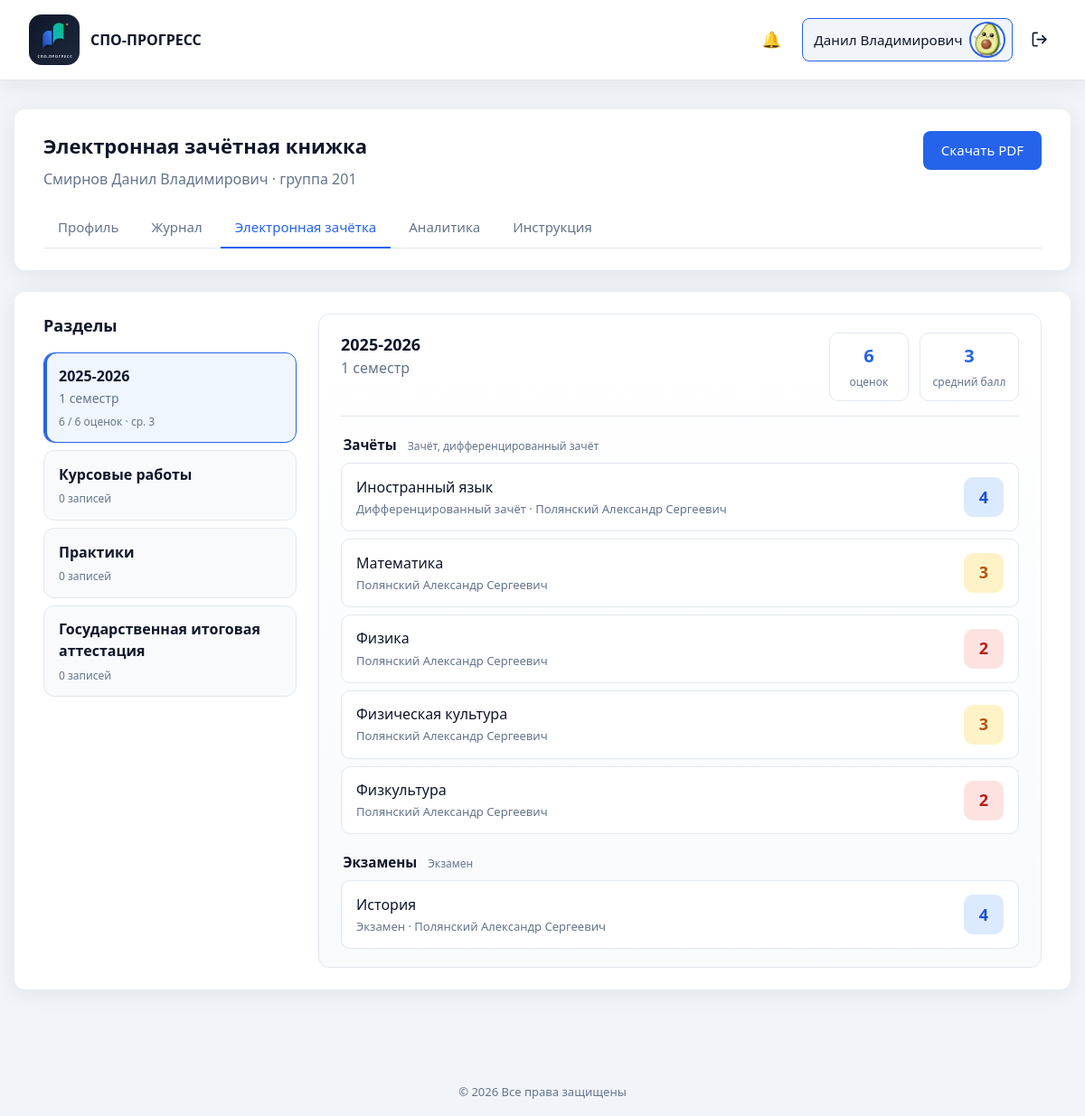
Page /student/record_book.php (signed in) on the earlier database version.
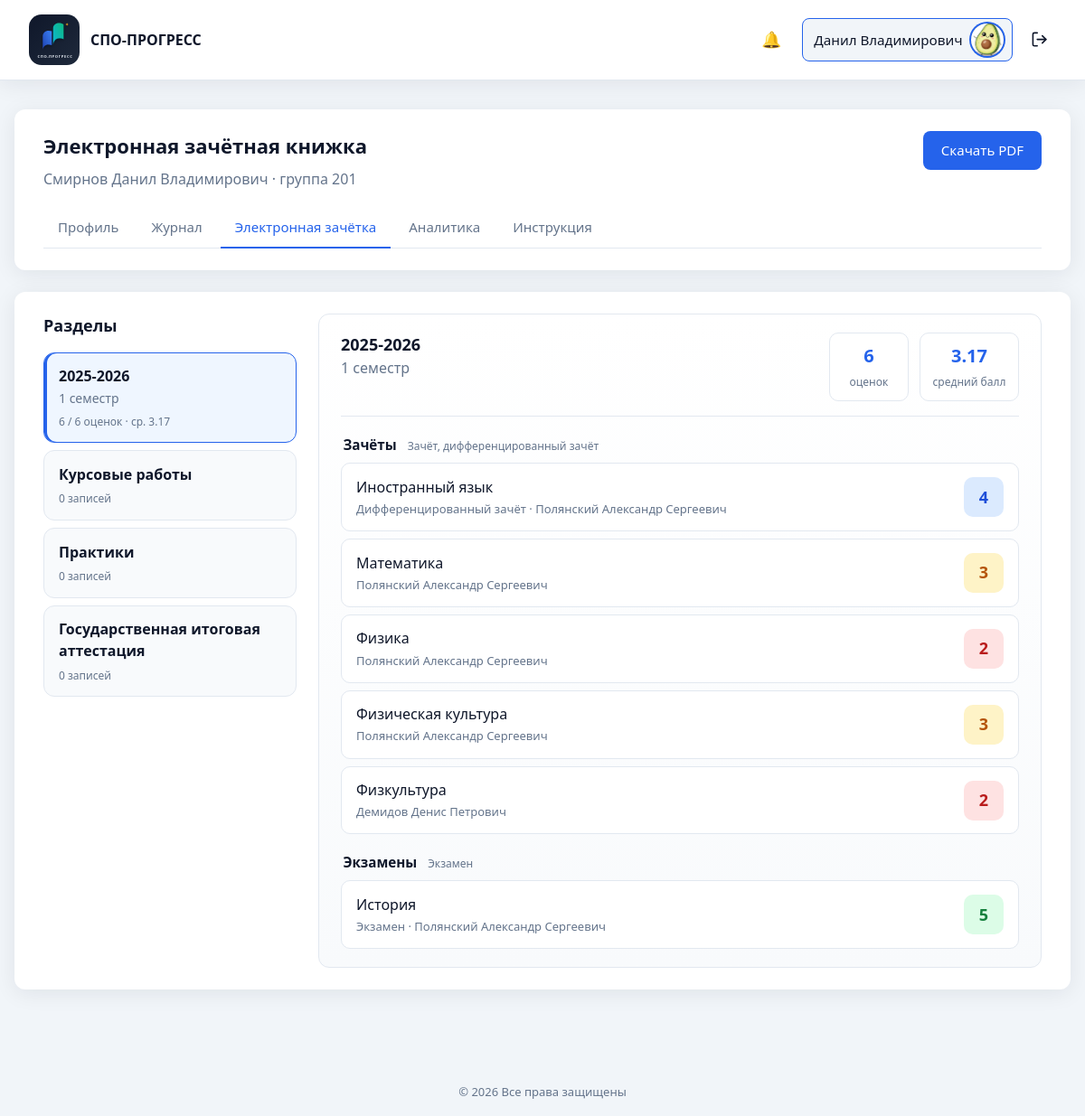
Same page on the later database version.
### tables this page shows
CREATE TABLE `users` (
  `id` int UNSIGNED NOT NULL,
  `email` varchar(255) NOT NULL,
  `password_hash` varchar(255) NOT NULL,
  `password_plain` varchar(64) DEFAULT NULL,
  `full_name` varchar(255) NOT NULL,
  `phone` varchar(50) NOT NULL DEFAULT '',
  `position` varchar(255) NOT NULL DEFAULT '',
  `education` varchar(500) NOT NULL DEFAULT '',
  `additional_info` text,
  `avatar` varchar(255) NOT NULL DEFAULT 'icon:default',
  `role` enum('admin','teacher','student') NOT NULL DEFAULT 'teacher',
  `is_active` tinyint(1) NOT NULL DEFAULT '1',
  `created_at` datetime NOT NULL DEFAULT CURRENT_TIMESTAMP,
  `updated_at` datetime NOT NULL DEFAULT CURRENT_TIMESTAMP ON UPDATE CURRENT_TIMESTAMP
);

CREATE TABLE `students` (
  `id` int UNSIGNED NOT NULL,
  `group_id` int UNSIGNED NOT NULL,
  `user_id` int UNSIGNED DEFAULT NULL,
  `full_name` varchar(255) NOT NULL,
  `phone` varchar(50) NOT NULL DEFAULT '',
  `snils` varchar(14) NOT NULL DEFAULT '',
  `birth_date` date DEFAULT NULL,
  `gender` enum('male','female') DEFAULT NULL,
  `mother_name` varchar(255) NOT NULL DEFAULT '',
  `mother_phone` varchar(50) NOT NULL DEFAULT '',
  `mother_workplace` varchar(500) NOT NULL DEFAULT '',
  `father_name` varchar(255) NOT NULL DEFAULT '',
  `father_phone` varchar(50) NOT NULL DEFAULT '',
  `father_workplace` varchar(500) NOT NULL DEFAULT '',
  `address_registered` varchar(500) NOT NULL DEFAULT '',
  `address_region` varchar(255) NOT NULL DEFAULT '',
  `address_district` varchar(255) NOT NULL DEFAULT '',
  `address_locality` varchar(255) NOT NULL DEFAULT '',
  `address_street` varchar(255) NOT NULL DEFAULT '',
  `address_house` varchar(50) NOT NULL DEFAULT '',
  `address_actual` varchar(500) NOT NULL DEFAULT '',
  `district` varchar(255) NOT NULL DEFAULT '',
  `is_low_income` tinyint(1) NOT NULL DEFAULT '0',
  `family_type` enum('complete','no_father','no_mother') DEFAULT NULL,
  `siblings_under_18` tinyint UNSIGNED NOT NULL DEFAULT '0',
  `residence_type` enum('family','dormitory','apartment') DEFAULT NULL,
  `is_nonresident` tinyint(1) NOT NULL DEFAULT '0',
  `without_parental_care` tinyint(1) NOT NULL DEFAULT '0',
  `created_at` datetime NOT NULL DEFAULT CURRENT_TIMESTAMP,
  `updated_at` datetime NOT NULL DEFAULT CURRENT_TIMESTAMP ON UPDATE CURRENT_TIMESTAMP
);

CREATE TABLE `study_groups` (
  `id` int UNSIGNED NOT NULL,
  `number` varchar(50) NOT NULL,
  `specialty_id` int UNSIGNED NOT NULL,
  `curator_id` int UNSIGNED DEFAULT NULL,
  `created_at` datetime NOT NULL DEFAULT CURRENT_TIMESTAMP,
  `updated_at` datetime NOT NULL DEFAULT CURRENT_TIMESTAMP ON UPDATE CURRENT_TIMESTAMP
);

CREATE TABLE `student_record_book` (
  `id` int UNSIGNED NOT NULL,
  `student_id` int UNSIGNED NOT NULL,
  `academic_year` varchar(9) NOT NULL,
  `semester` enum('1','2') NOT NULL,
  `curriculum_item_id` int UNSIGNED NOT NULL,
  `subject_name` varchar(255) NOT NULL,
  `teacher_name` varchar(255) NOT NULL DEFAULT '',
  `attestation_form` varchar(20) NOT NULL DEFAULT '',
  `grade` tinyint UNSIGNED DEFAULT NULL,
  `updated_at` datetime NOT NULL DEFAULT CURRENT_TIMESTAMP ON UPDATE CURRENT_TIMESTAMP
);

### includes/migrations.php (called while the page is built, shortened)
<?php
function ensure_user_roles_schema(PDO $pdo): void
{
    $done = true;
    $stmt = $pdo->query("SHOW TABLES LIKE 'user_roles'");
    if ($stmt->fetch()) {
        return;
    }
}
function ensure_organization_schema(PDO $pdo): void
{
    $done = true;
    $stmt = $pdo->query("SHOW TABLES LIKE 'organization'");
    if ($stmt->fetch()) {
        return;
    }
}
function run_migrations(PDO $pdo): void
{
    ensure_user_roles_schema($pdo);
    ensure_organization_schema($pdo);
    ensure_curriculum_schema($pdo);
    ensure_students_schema($pdo);
    ensure_gradebook_schema($pdo);
    ensure_attendance_schema($pdo);
    ensure_journal_schema($pdo);
    ensure_journal_brs_schema($pdo);
    ensure_ktp_schema($pdo);
}
function ensure_students_schema(PDO $pdo): void
{
    $done = true;
    $curatorCol = $pdo->query("SHOW COLUMNS FROM study_groups LIKE 'curator_id'")->fetch();
    $stmt = $pdo->query("SHOW TABLES LIKE 'students'");
    if ($stmt->fetch()) {
        return;
    }
}
function ensure_curriculum_schema(PDO $pdo): void
{
    $done = true;
    $stmt = $pdo->query("SHOW TABLES LIKE 'subjects'");
    if ($stmt->fetch()) {
        return;
    }
}
function ensure_gradebook_schema(PDO $pdo): void
{
    $done = true;
    $stmt = $pdo->query("SHOW TABLES LIKE 'app_settings'");
    $col = $pdo->query("SHOW COLUMNS FROM app_settings LIKE 'setting_value'")->fetch();
    $stmt = $pdo->query("SHOW TABLES LIKE 'grade_entries'");
    if ($stmt->fetch()) {
        return;
    }
}
function ensure_attendance_schema(PDO $pdo): void
{
    $done = true;
    $stmt = $pdo->query("SHOW TABLES LIKE 'attendance_reasons'");
    $stmt = $pdo->query("SHOW TABLES LIKE 'attendance_days'");
    if ($stmt->fetch()) {
        return;
    }
}
function ensure_journal_schema(PDO $pdo): void
{
    $done = true;
    $teacherCol = $pdo->query("SHOW COLUMNS FROM curriculum_items LIKE 'teacher_id'")->fetch();
    $stmt = $pdo->query("SHOW TABLES LIKE 'journal_lessons'");
    if ($stmt->fetch()) {
        return;
    }
}
function ensure_journal_brs_schema(PDO $pdo): void
{
    $done = true;
    $stmt = $pdo->query("SHOW TABLES LIKE 'journal_grades'");
    $markCol = $pdo->query("SHOW COLUMNS FROM journal_grades LIKE 'mark'")->fetch();
}
function ensure_ktp_schema(PDO $pdo): void
{
    $stmt = $pdo->query("SHOW TABLES LIKE 'ktp_topics'");
    $lessonTypeCol = $pdo->query("SHOW COLUMNS FROM ktp_topics LIKE 'lesson_type'")->fetch();
    if (!$lessonTypeCol) {
        $pdo->exec(
            "ALTER TABLE ktp_topics
             ADD lesson_type ENUM(
                'lecture', 'practice', 'independent',
                'diff_credit', 'credit', 'exam', 'control'
             ) NOT NULL DEFAULT 'lecture' AFTER title,
             ADD hours DECIMAL(4,1) NOT NULL DEFAULT 2.0 AFTER lesson_type"
        );
    } else {
        $typeDef = (string) ($lessonTypeCol['Type'] ?? '');
    }
    $stmt = $pdo->query("SHOW TABLES LIKE 'journal_lessons'");
    $topicCol = $pdo->query("SHOW COLUMNS FROM journal_lessons LIKE 'ktp_topic_id'")->fetch();
}

### includes/db.php (called while the page is built, shortened)
<?php
function db(): PDO
{
    static $pdo = null;
    if ($pdo === null) {
        $config = require __DIR__ . '/../config/database.php';
        $dsn = sprintf(
            'mysql:host=%s;dbname=%s;charset=%s',
            $config['host'],
            $config['dbname'],
            $config['charset']
        );
        $pdo = new PDO($dsn, $config['username'], $config['password'], [
            PDO::ATTR_ERRMODE            => PDO::ERRMODE_EXCEPTION,
            PDO::ATTR_DEFAULT_FETCH_MODE => PDO::FETCH_ASSOC,
            PDO::ATTR_EMULATE_PREPARES   => false,
        ]);
        require_once __DIR__ . '/migrations.php';
        run_migrations($pdo);
    }
    return $pdo;
}

### includes/student_accounts.php (called while the page is built, shortened)
<?php
require_once __DIR__ . '/db.php';
require_once __DIR__ . '/auth.php';
function get_student_by_user_id(int $userId): ?array
{
    $stmt = db()->prepare(
        'SELECT s.*, g.number AS group_number, sp.name AS specialty_name
         FROM students s
         INNER JOIN study_groups g ON g.id = s.group_id
         INNER JOIN specialties sp ON sp.id = g.specialty_id
         WHERE s.user_id = ?
         LIMIT 1'
    );
    $stmt->execute([$userId]);
    $row = $stmt->fetch();
    return $row ?: null;
}
function require_student(): void
{
    require_login();
}
function current_student(): ?array
{
    $user = current_user();
    return get_student_by_user_id((int) $user['id']);
}

### includes/record_book_grades.php (the view, shortened to what the rows shown need)
<?php
$sections = split_record_book_entries($entries);
$sectionBlocks = [
    [
        'title' => 'Зачёты',
        'hint' => 'Зачёт, дифференцированный зачёт',
        'items' => $sections['credits'],
    ],
    [
        'title' => 'Экзамены',
        'hint' => 'Экзамен',
        'items' => $sections['exams'],
    ],
];
?>
<div class="record-book__grades">
    <?php foreach ($sectionBlocks as $block): ?>
        <div class="record-book__section">
            <div class="record-book__section-head">
                <h3 class="record-book__section-title"><?= e($block['title']) ?></h3>
                <span class="record-book__section-hint"><?= e($block['hint']) ?></span>
            </div>
            <?php foreach ($block['items'] as $entry): ?>
                <?php $grade = $entry['grade']; ?>
                <div class="record-book__row">
                    <div class="record-book__subject">
                        <?= e($entry['subject_name']) ?>
                        <?php
                        $formLabel = record_book_attestation_label((string) ($entry['attestation_form'] ?? ''));
                        $metaParts = [];
                        if ($formLabel !== '') {
                            $metaParts[] = $formLabel;
                        }
                        if (!empty($entry['teacher_name'])) {
                            $metaParts[] = (string) $entry['teacher_name'];
                        }
                        ?>
                        <?php if ($metaParts !== []): ?>
                        <span class="record-book__teacher"><?= e(implode(' · ', $metaParts)) ?></span>
                        <?php endif; ?>
                    </div>
                    <div class="record-book__grade<?= $grade !== null && $grade !== '' ? ' record-book__grade--' . (int) $grade : '' ?>">
                        <?= $grade !== null && $grade !== '' ? e((string) (int) $grade) : '—' ?>
                    </div>
                </div>
            <?php endforeach; ?>
        </div>
    <?php endforeach; ?>
</div>

### includes/header.php (shortened to what the rows shown need)
<!DOCTYPE html>
<html lang="ru">
<head>
    <?php $basePath = $basePath ?? ''; ?>
    <link rel="stylesheet" href="<?= e($basePath) ?>assets/css/style.css">
</head>
<body>
    <div class="page">
        <?php if (!empty($showHeader)): ?>
        <header class="header">
            <?php if (is_logged_in()): ?>
            <?php
            $headerUser = current_user();
            $headerName = user_first_middle_name((string) ($headerUser['full_name'] ?? ''));
            $headerAvatar = (string) ($headerUser['avatar'] ?? 'icon:person');
            $appBase = app_base_path();
            $activePanel = current_header_panel();
            require_once __DIR__ . '/notifications.php';
            ?>
            <nav class="header__nav">
                <a
                    href="<?= e($appBase) ?>notifications.php"
                    class="header__notify-btn<?= basename((string) ($_SERVER['SCRIPT_NAME'] ?? '')) === 'notifications.php' ? ' is-active' : '' ?>"
                    title="Уведомления"
                >
                    <span class="header__notify-icon" aria-hidden="true">🔔</span>
                </a>
                <div class="header__account">
                    <a
                        href="<?= e($appBase) ?><?= is_student_user() ? 'student/cabinet.php' : 'cabinet.php' ?>"
                        class="header__cabinet-tab<?= ($activePanel === 'cabinet' || $activePanel === 'student') ? ' header__cabinet-tab--active' : '' ?>"
                        title="Личный кабинет"
                    >
                        <span class="header__user-name"><?= e($headerName) ?></span>
                        <?= render_user_avatar($headerAvatar, 'user-avatar--header', $basePath) ?>
                    </a>
                </div>
                <a
                    href="<?= e($basePath) ?>logout.php"
                    class="header__logout-btn"
                    title="Выйти"
                    aria-label="Выйти"
                >
                </a>
            </nav>
            <?php endif; ?>
        </header>
        <?php endif; ?>
        <main class="main">

### student/record_book.php (shortened to what the rows shown need)
<?php
require_once __DIR__ . '/../includes/auth.php';
require_once __DIR__ . '/../includes/student_accounts.php';
require_student();
$student = current_student();
$studentId = (int) $student['id'];
$periods = get_student_record_book($studentId);
$selectedKey = (string) ($_GET['period'] ?? '');
$isCourseworks = $selectedKey === 'courseworks';
$isPractices = $selectedKey === 'practices';
$isGia = $selectedKey === 'gia';
$isSpecialSection = $isCourseworks || $isPractices || $isGia;
$selected = null;
if (!$isSpecialSection) {
    if ($selected === null && $periods !== []) {
        $selected = $periods[0];
    } elseif ($selected === null && $periods === []) {
        $isCourseworks = true;
        $selectedKey = 'courseworks';
    }
}
$showHeader = true;
$basePath = '../';
require __DIR__ . '/../includes/header.php';
?>
<div class="dashboard dashboard--wide">
    <section class="panel">
        <div class="panel__header">
            <div>
                <h1>Электронная зачётная книжка</h1>
                <p class="text-muted">
                    <?= e($student['full_name']) ?>
                    · группа <?= e($student['group_number']) ?>
                </p>
            </div>
        </div>
    </section>
    <section class="panel">
        <div class="record-book">
            <aside class="record-book__periods">
                <h2 class="record-book__aside-title">Разделы</h2>
            </aside>
            <div class="record-book__sheet">
                <?php if ($isCourseworks): ?>
                    <?php
                    $canEditCourseworks = false;
                    require __DIR__ . '/../includes/record_book_courseworks.php';
                    ?>
                <?php else: ?>
                    <div class="record-book__sheet-head">
                        <div>
                            <h2><?= e($selected['academic_year']) ?></h2>
                        </div>
                    </div>
                    <?php
                    $entries = $selected['entries'];
                    require __DIR__ . '/../includes/record_book_grades.php';
                    ?>
                <?php endif; ?>
            </div>
        </div>
    </section>
</div>
<?php require __DIR__ . '/../includes/footer.php'; ?>

Differences in the rows shown:
changed student_record_book "Физкультура": teacher_name "Полянский Александр Сергеевич" → "Демидов Денис Петрович"
changed student_record_book "История": grade "4" → "5"
Other differences:
$summary['average']: "3" → "3.17"
new list line: "2025-2026 1 семестр 6 / 6 оценок · ср. 3.17"
list line gone: "2025-2026 1 семестр 6 / 6 оценок · ср. 3"
